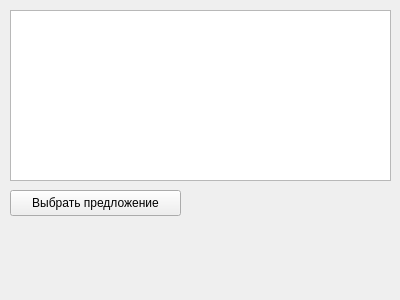
<?xml version="1.0" encoding="UTF-8"?>
<ui version="4.0">
 <class>Form</class>
 <widget class="QWidget" name="Form">
  <property name="geometry">
   <rect>
    <x>0</x>
    <y>0</y>
    <width>400</width>
    <height>300</height>
   </rect>
  </property>
  <property name="windowTitle">
   <string>Form</string>
  </property>
  <widget class="QTextEdit" name="text_view">
   <property name="geometry">
    <rect>
     <x>10</x>
     <y>10</y>
     <width>381</width>
     <height>171</height>
    </rect>
   </property>
  </widget>
  <widget class="QPushButton" name="edit_sentence_btn">
   <property name="geometry">
    <rect>
     <x>10</x>
     <y>190</y>
     <width>171</width>
     <height>26</height>
    </rect>
   </property>
   <property name="text">
    <string>Выбрать предложение</string>
   </property>
  </widget>
 </widget>
 <resources/>
 <connections/>
</ui>
